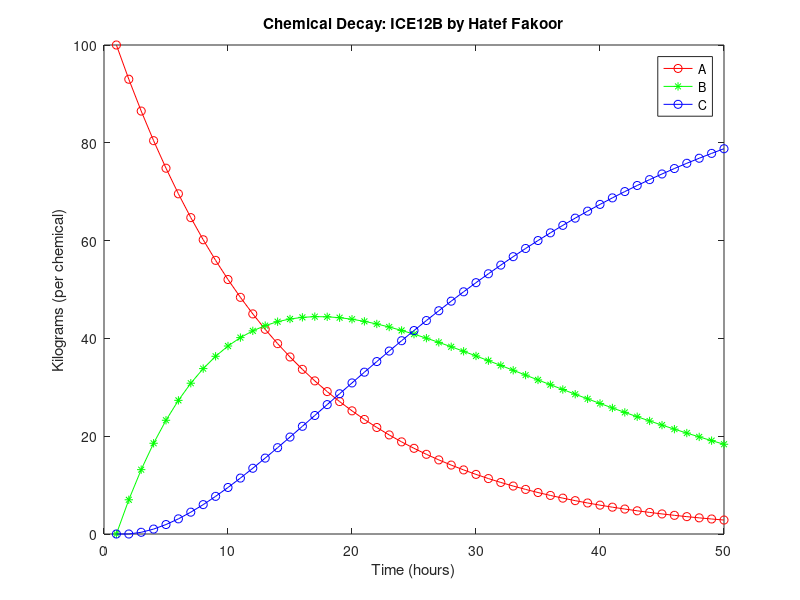

Write MATLAB code to recreate this figure.
% Hatef Fakoor
% Chemical Decay -- Scientific Modeling

clear;clc

% Variables:
A(1) = 100.0;
B(1) = 0.0;
C(1) = 0.0;
d1 = 0.07;
d2 = 0.05;
deltat = 1;

% For-loop definition:
for t = 1:49
A(t+1) = A(t) - deltat * d1 * A(t);
B(t+1) = B(t) - deltat * d2 * B(t);
B(t+1) = B(t+1) + deltat * d1 * A(t);
C(t+1) = C(t);
C(t+1) = C(t+1) + deltat * d2 * B(t);
end

% Plot code:
plot(1:length(A), A, '-or', 1:length(B), B, '-*g', 1:length(C), C, '-ob')
title('Chemical Decay: ICE12B by Hatef Fakoor');
xlabel('Time (hours)');
ylabel('Kilograms (per chemical)');
legend('A','B','C');
totalMaterial = A(length(A)) + B(length(B)) + C(length(C))
